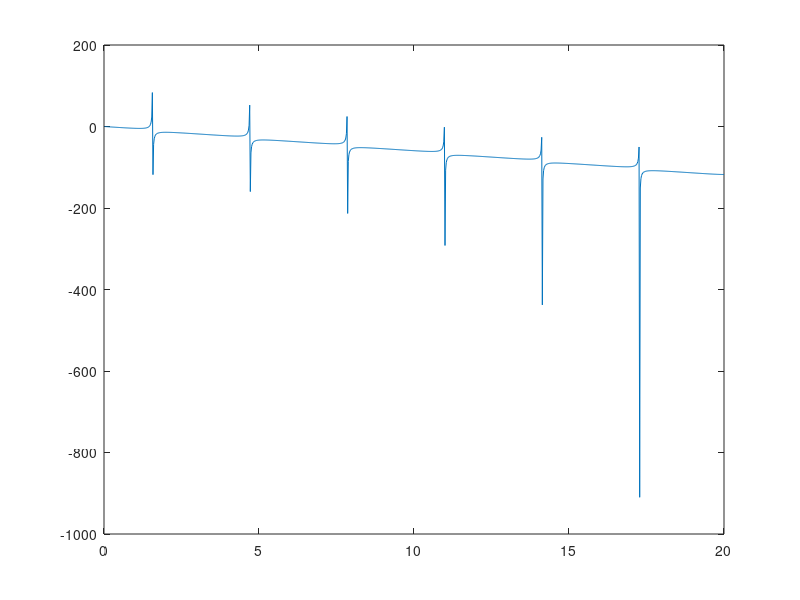

This chart was generated by the following MATLAB code:
N = 20;
dx = N/1000;
x = (dx : dx : N)';

b  = 1;    % biot parameter
iM = 0;    % biot compressibility: iM = 1/M
K  = 1;    % Bulk modulus
nu = 0.4;  % Poisson coefficient

iMKu = K*iM + b^2; % iMKu = Ku/M; page 86 (97) 4.66
B = b/(iMKu);           % page 86 (97) 4.68
a = b*B*(1 - 2*nu)/3;
nuu = (a + nu)/(1 - a); % page 87 (98) 4.71;

eta = (1 - nu)./(nuu - nu)/2 % for comparison with verruijt

fx = tan(x) - (1 - nu)./(nuu - nu)*x;

plot(x, fx)
